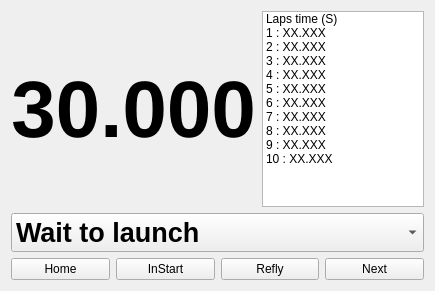
<?xml version="1.0" encoding="UTF-8"?>
<ui version="4.0">
 <class>WChrono</class>
 <widget class="QWidget" name="WChrono">
  <property name="geometry">
   <rect>
    <x>0</x>
    <y>0</y>
    <width>435</width>
    <height>291</height>
   </rect>
  </property>
  <property name="windowTitle">
   <string>Form</string>
  </property>
  <layout class="QGridLayout" name="gridLayout_2">
   <item row="0" column="0">
    <layout class="QVBoxLayout" name="verticalLayout_3">
     <item>
      <layout class="QGridLayout" name="gridLayout">
       <item row="0" column="1">
        <widget class="QListWidget" name="LapsTime_Wdg">
         <property name="sizePolicy">
          <sizepolicy hsizetype="Expanding" vsizetype="Expanding">
           <horstretch>0</horstretch>
           <verstretch>0</verstretch>
          </sizepolicy>
         </property>
         <property name="minimumSize">
          <size>
           <width>160</width>
           <height>190</height>
          </size>
         </property>
         <property name="maximumSize">
          <size>
           <width>200</width>
           <height>16777215</height>
          </size>
         </property>
         <item>
          <property name="text">
           <string>Laps time (S)</string>
          </property>
         </item>
         <item>
          <property name="text">
           <string>1 : XX.XXX</string>
          </property>
         </item>
         <item>
          <property name="text">
           <string>2 : XX.XXX</string>
          </property>
         </item>
         <item>
          <property name="text">
           <string>3 : XX.XXX</string>
          </property>
         </item>
         <item>
          <property name="text">
           <string>4 : XX.XXX</string>
          </property>
         </item>
         <item>
          <property name="text">
           <string>5 : XX.XXX</string>
          </property>
         </item>
         <item>
          <property name="text">
           <string>6 : XX.XXX</string>
          </property>
         </item>
         <item>
          <property name="text">
           <string>7 : XX.XXX</string>
          </property>
         </item>
         <item>
          <property name="text">
           <string>8 : XX.XXX</string>
          </property>
         </item>
         <item>
          <property name="text">
           <string>9 : XX.XXX</string>
          </property>
         </item>
         <item>
          <property name="text">
           <string>10 : XX.XXX</string>
          </property>
         </item>
        </widget>
       </item>
       <item row="0" column="0" alignment="Qt::AlignHCenter|Qt::AlignVCenter">
        <widget class="QLabel" name="Time_label">
         <property name="sizePolicy">
          <sizepolicy hsizetype="Expanding" vsizetype="Expanding">
           <horstretch>0</horstretch>
           <verstretch>0</verstretch>
          </sizepolicy>
         </property>
         <property name="font">
          <font>
           <pointsize>60</pointsize>
           <weight>75</weight>
           <bold>true</bold>
          </font>
         </property>
         <property name="text">
          <string>30.000</string>
         </property>
         <property name="alignment">
          <set>Qt::AlignCenter</set>
         </property>
        </widget>
       </item>
       <item row="1" column="0" colspan="2">
        <widget class="QComboBox" name="comboBox">
         <property name="sizePolicy">
          <sizepolicy hsizetype="Expanding" vsizetype="Fixed">
           <horstretch>0</horstretch>
           <verstretch>0</verstretch>
          </sizepolicy>
         </property>
         <property name="font">
          <font>
           <pointsize>20</pointsize>
           <weight>75</weight>
           <bold>true</bold>
          </font>
         </property>
         <property name="autoFillBackground">
          <bool>false</bool>
         </property>
         <item>
          <property name="text">
           <string>Wait to launch</string>
          </property>
         </item>
         <item>
          <property name="text">
           <string>Launch</string>
          </property>
         </item>
         <item>
          <property name="text">
           <string>In start</string>
          </property>
         </item>
         <item>
          <property name="text">
           <string>Started</string>
          </property>
         </item>
         <item>
          <property name="text">
           <string>In progress</string>
          </property>
         </item>
         <item>
          <property name="text">
           <string>Finish</string>
          </property>
         </item>
        </widget>
       </item>
      </layout>
     </item>
     <item>
      <layout class="QHBoxLayout" name="horizontalLayout">
       <property name="sizeConstraint">
        <enum>QLayout::SetMinAndMaxSize</enum>
       </property>
       <item>
        <widget class="QPushButton" name="Btn_Home">
         <property name="text">
          <string>Home</string>
         </property>
         <property name="flat">
          <bool>false</bool>
         </property>
        </widget>
       </item>
       <item>
        <widget class="QPushButton" name="Btn_InStart">
         <property name="maximumSize">
          <size>
           <width>16777202</width>
           <height>16777215</height>
          </size>
         </property>
         <property name="layoutDirection">
          <enum>Qt::LeftToRight</enum>
         </property>
         <property name="text">
          <string>InStart</string>
         </property>
         <property name="flat">
          <bool>false</bool>
         </property>
        </widget>
       </item>
       <item>
        <widget class="QPushButton" name="Btn_Refly">
         <property name="text">
          <string>Refly</string>
         </property>
         <property name="flat">
          <bool>false</bool>
         </property>
        </widget>
       </item>
       <item>
        <widget class="QPushButton" name="Btn_Next">
         <property name="layoutDirection">
          <enum>Qt::LeftToRight</enum>
         </property>
         <property name="text">
          <string>Next</string>
         </property>
         <property name="flat">
          <bool>false</bool>
         </property>
        </widget>
       </item>
      </layout>
     </item>
    </layout>
   </item>
  </layout>
 </widget>
 <resources/>
 <connections/>
</ui>
